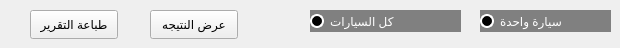
     <widget class="QWidget" name="tab_16">
      <attribute name="title">
       <string>الكهرباء</string>
      </attribute>
      <widget class="QPushButton" name="pushButton_13">
       <property name="geometry">
        <rect>
         <x>150</x>
         <y>10</y>
         <width>88</width>
         <height>29</height>
        </rect>
       </property>
       <property name="text">
        <string>عرض النتيجه</string>
       </property>
      </widget>
      <widget class="QPushButton" name="pushButton_14">
       <property name="geometry">
        <rect>
         <x>30</x>
         <y>10</y>
         <width>88</width>
         <height>29</height>
        </rect>
       </property>
       <property name="text">
        <string>طباعة التقرير</string>
       </property>
      </widget>
      <widget class="QRadioButton" name="radioButton_13">
       <property name="geometry">
        <rect>
         <x>310</x>
         <y>10</y>
         <width>151</width>
         <height>22</height>
        </rect>
       </property>
       <property name="styleSheet">
        <string notr="true">QRadioButton {
    background-color : gray;
	color : white
}

QRadioButton::indicator {
	width : 10px;
	height : 10px;
	border-radius : 7px;   
}

QRadioButton::indicator:unchecked {
    background-color : black;
    border: 2px solid white;
}

QRadioButton::indicator:checked {
	background-color : white;
    border: 2px solid white;
}
</string>
       </property>
       <property name="text">
        <string>كل السيارات</string>
       </property>
      </widget>
      <widget class="QRadioButton" name="radioButton_14">
       <property name="geometry">
        <rect>
         <x>480</x>
         <y>10</y>
         <width>131</width>
         <height>22</height>
        </rect>
       </property>
       <property name="styleSheet">
        <string notr="true">QRadioButton {
    background-color : gray;
	color : white
}

QRadioButton::indicator {
	width : 10px;
	height : 10px;
	border-radius : 7px;   
}

QRadioButton::indicator:unchecked {
    background-color : black;
    border: 2px solid white;
}

QRadioButton::indicator:checked {
	background-color : white;
    border: 2px solid white;
}
</string>
       </property>
       <property name="text">
        <string>سيارة واحدة</string>
       </property>
      </widget>
     </widget>
